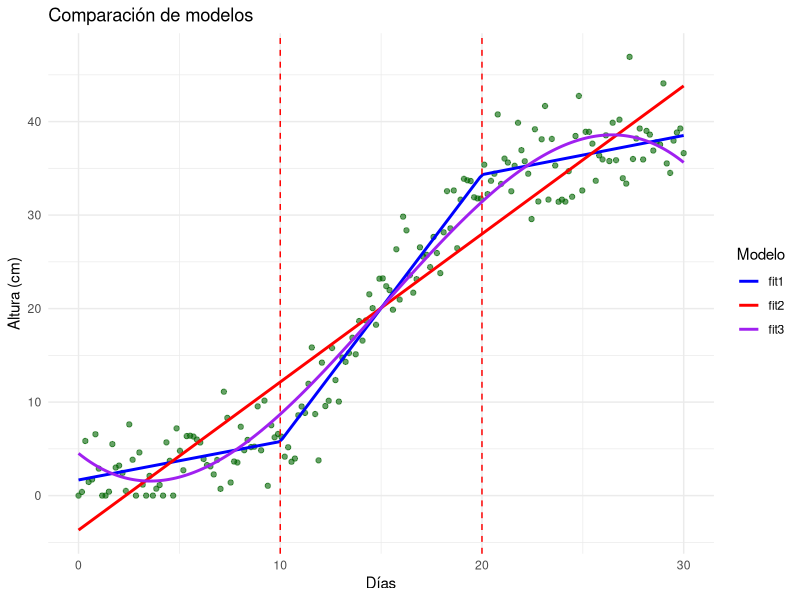
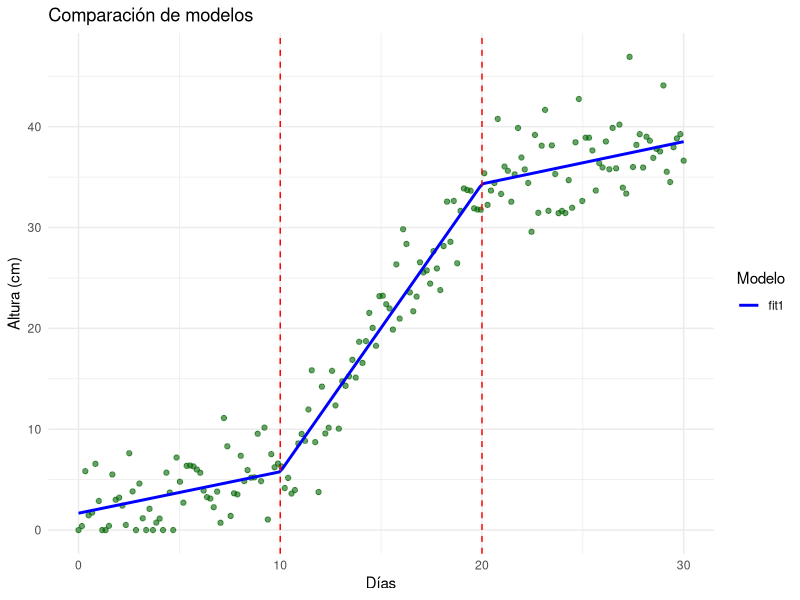
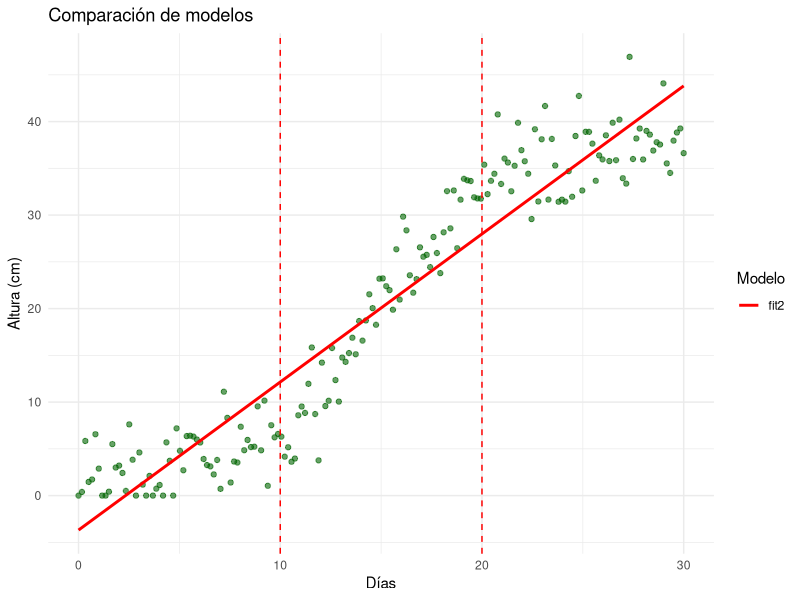
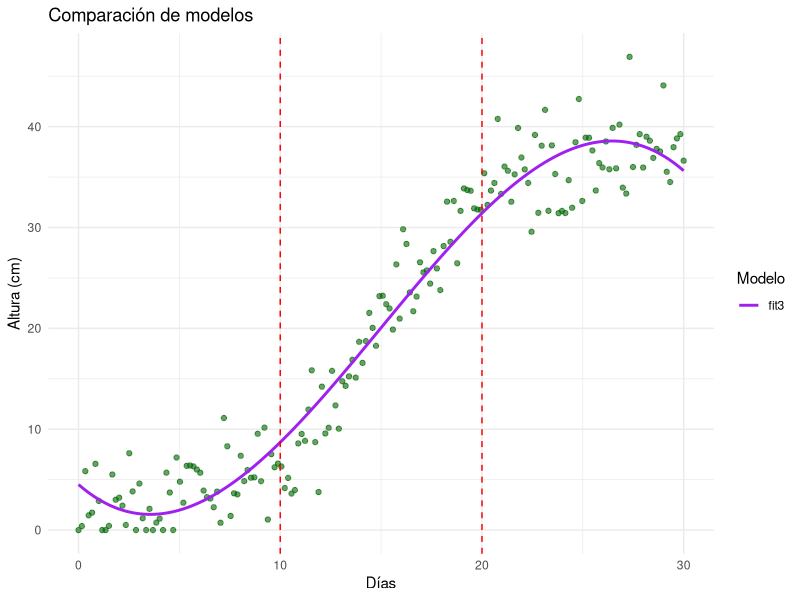
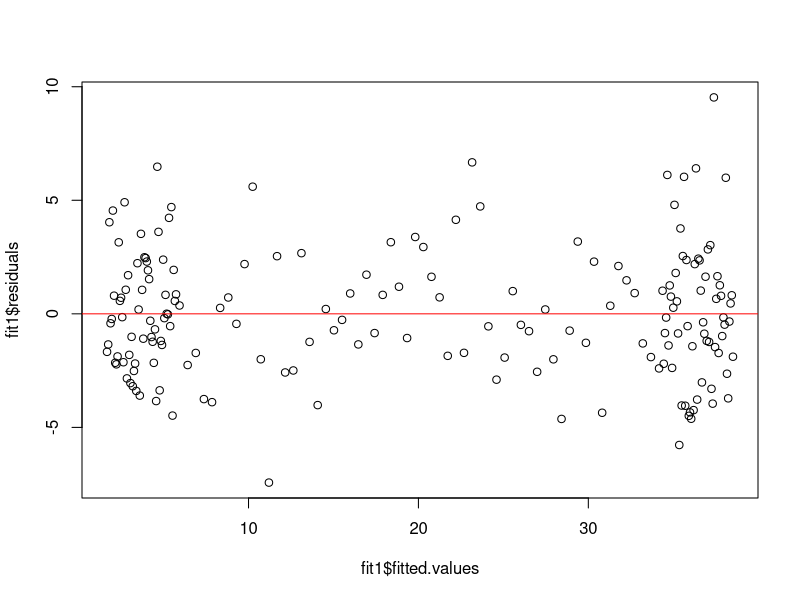
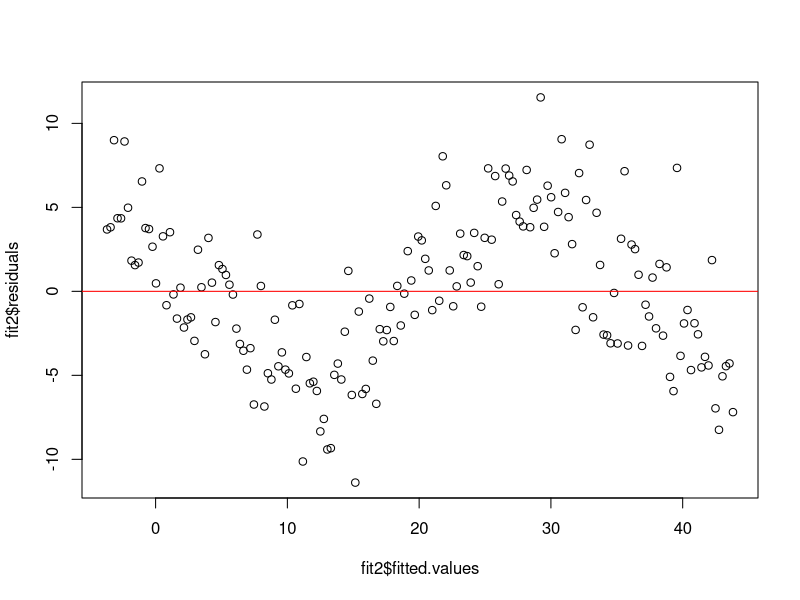
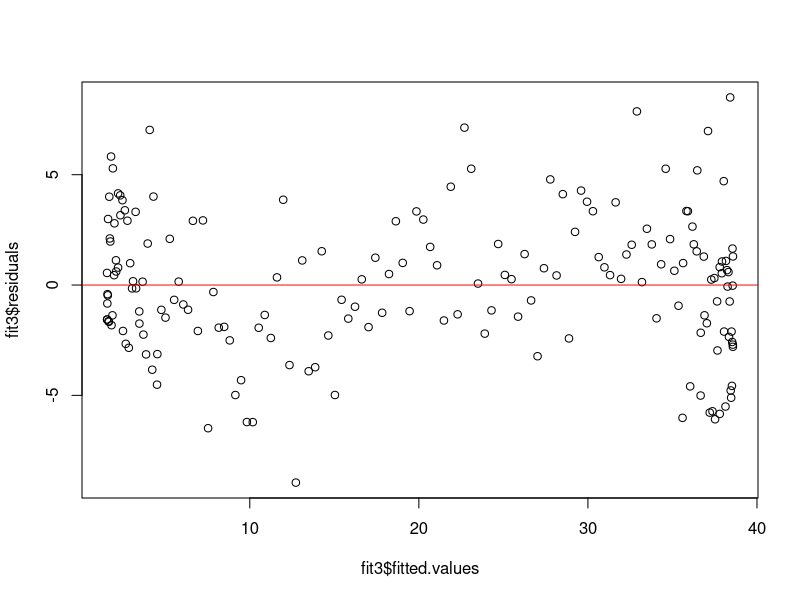

Here is the R script that generated these plots, in order:
# Paquetes 
library(ggplot2)
library(readxl)

# Cargue su archivo Excel 
datos <- read_excel("Tarea3.xlsx", sheet = "Crecimiento")

head(datos)

# 2. Ajuste los modelos (debe escribir cada fórmula teniendo en cuenta los modelos que planteó en el literal anterior)

datos$h1 <- pmax(0, datos$dias-10)
datos$h2 <- pmax(0, datos$dias-20)

fit1 <-  lm(altura ~ dias + h1 + h2, data = datos) # modelo del analista junior 1

# PISTA: para este primer modelo debe crear nuevas variables que permitan asimilar los cambios de fase. Luego inclúyalas en la fórmula de fit1.

fit2 <-  lm(altura ~ dias, data = datos) # modelo del analista junior 2
fit3 <-  lm(altura ~ dias + I(dias^2)+I(dias^3), data = datos) # modelo del analista junior 3

# 3. Grilla de valores de "dias"
dias_grid <- seq(min(datos$dias), max(datos$dias), length.out = 200)

grid <- data.frame(dias = dias_grid)

# IMPORTANTE: debe incluir también las variables adicionales de fit1 en el dataframe "grid"
grid$h1 <- pmax(0, grid$dias-10)
grid$h2 <- pmax(0, grid$dias -20)

# 4. Predicciones
grid$fit1 <- predict(fit1, newdata = grid)
grid$fit2 <- predict(fit2, newdata = grid)
grid$fit3 <- predict(fit3, newdata = grid)

# 5. Gráfico comparativo
ggplot(datos, aes(x = dias, y = altura)) +
  geom_point(color = "darkgreen", alpha = 0.6) +
  geom_line(data = grid, aes(y = fit1, color = "fit1"), size = 1) +
  geom_line(data = grid, aes(y = fit2, color = "fit2"), size = 1) +
  geom_line(data = grid, aes(y = fit3, color = "fit3"), size = 1) +
  geom_vline(xintercept = c(10, 20), linetype = "dashed", color = "red") +
  scale_color_manual(values = c("fit1" = "blue",
                                "fit2" = "red",
                                "fit3" = "purple")) +
  labs(title = "Comparación de modelos",
       x = "Días", y = "Altura (cm)", color = "Modelo") +
  theme_minimal()

ggplot(datos, aes(x = dias, y = altura)) +
  geom_point(color = "darkgreen", alpha = 0.6) +
  geom_line(data = grid, aes(y = fit1, color = "fit1"), size = 1) +
  #geom_line(data = grid, aes(y = fit2, color = "fit2"), size = 1) +
  #geom_line(data = grid, aes(y = fit3, color = "fit3"), size = 1) +
  geom_vline(xintercept = c(10, 20), linetype = "dashed", color = "red") +
  scale_color_manual(values = c("fit1" = "blue",
                                "fit2" = "red",
                                "fit3" = "purple")) +
  labs(title = "Comparación de modelos",
       x = "Días", y = "Altura (cm)", color = "Modelo") +
  theme_minimal()

ggplot(datos, aes(x = dias, y = altura)) +
  geom_point(color = "darkgreen", alpha = 0.6) +
  #geom_line(data = grid, aes(y = fit1, color = "fit1"), size = 1) +
  geom_line(data = grid, aes(y = fit2, color = "fit2"), size = 1) +
  #geom_line(data = grid, aes(y = fit3, color = "fit3"), size = 1) +
  geom_vline(xintercept = c(10, 20), linetype = "dashed", color = "red") +
  scale_color_manual(values = c("fit1" = "blue",
                                "fit2" = "red",
                                "fit3" = "purple")) +
  labs(title = "Comparación de modelos",
       x = "Días", y = "Altura (cm)", color = "Modelo") +
  theme_minimal()

ggplot(datos, aes(x = dias, y = altura)) +
  geom_point(color = "darkgreen", alpha = 0.6) +
  #geom_line(data = grid, aes(y = fit1, color = "fit1"), size = 1) +
  #geom_line(data = grid, aes(y = fit2, color = "fit2"), size = 1) +
  geom_line(data = grid, aes(y = fit3, color = "fit3"), size = 1) +
  geom_vline(xintercept = c(10, 20), linetype = "dashed", color = "red") +
  scale_color_manual(values = c("fit1" = "blue",
                                "fit2" = "red",
                                "fit3" = "purple")) +
  labs(title = "Comparación de modelos",
       x = "Días", y = "Altura (cm)", color = "Modelo") +
  theme_minimal()


# Probar problemas de especifiacion

library(lmtest)

resettest(fit1)
resettest(fit2)
resettest(fit3)

plot(fit1$fitted.values, fit1$residuals)
abline(h=0, col="red")

plot(fit2$fitted.values, fit2$residuals)
abline(h=0, col="red")

plot(fit3$fitted.values, fit3$residuals)
abline(h=0, col="red")

# Comparacion de modelos

# Bondad de ajuste
summary(fit1)$adj.r.squared
summary(fit2)$adj.r.squared
summary(fit3)$adj.r.squared

# Criterios de información
AIC(fit1, fit2, fit3)
BIC(fit1, fit2, fit3)